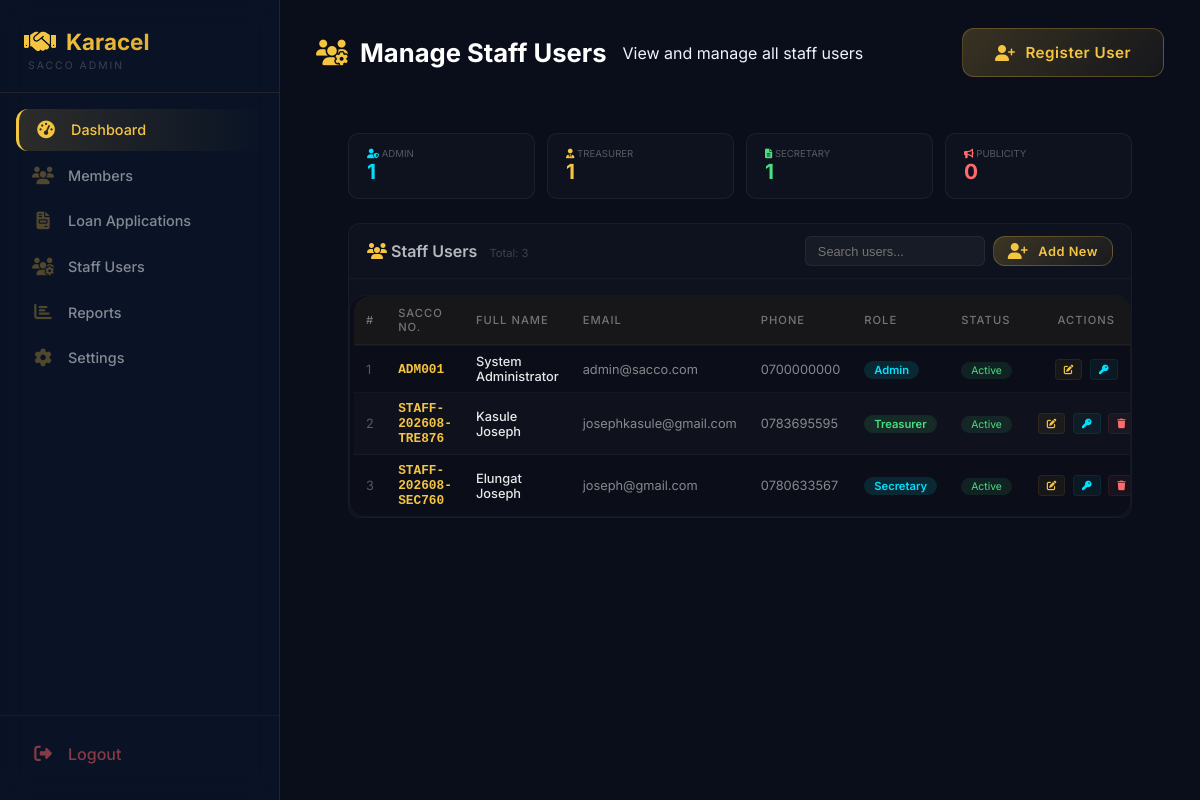
Before: /admin/users/manage (signed in) with the older database file.
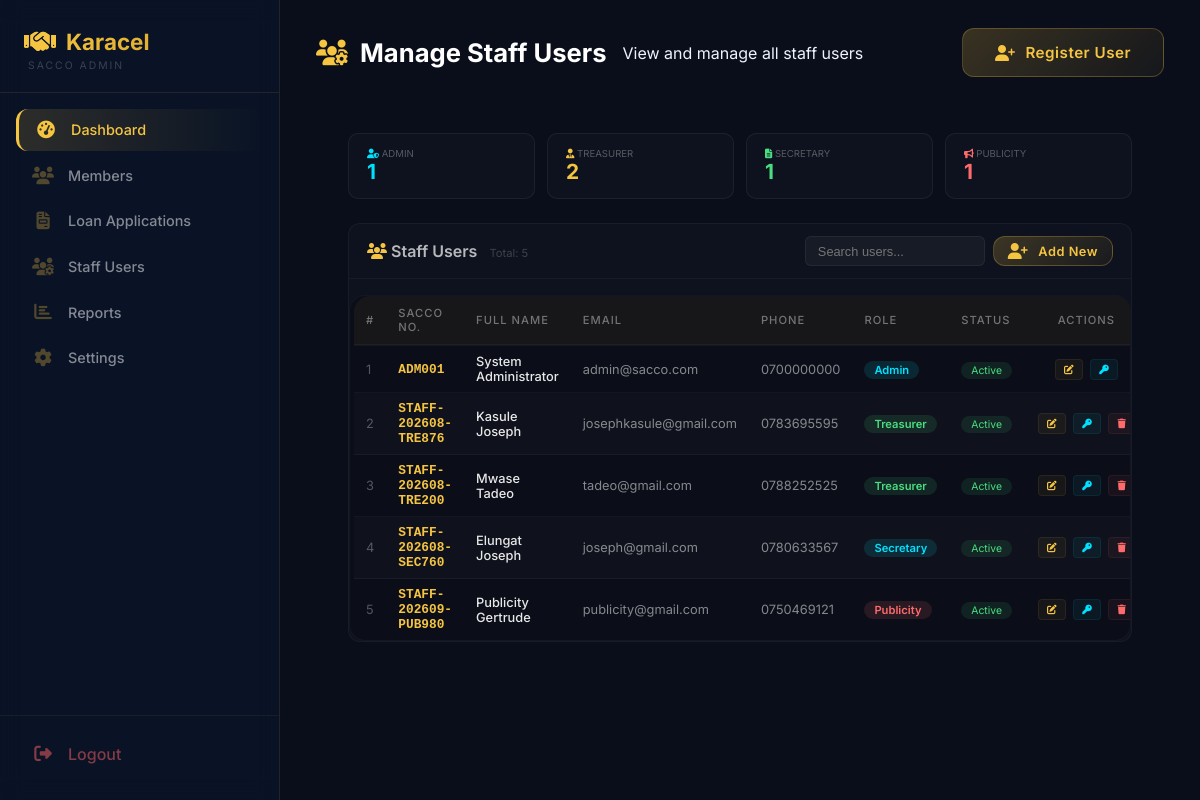
After: the same page with the newer database file.
### tables this page shows
CREATE TABLE users (
        id INTEGER PRIMARY KEY AUTOINCREMENT,
        full_name TEXT NOT NULL,
        gender TEXT,
        dob TEXT,
        sacco_number TEXT UNIQUE NOT NULL,
        email TEXT,
        phone TEXT,
        address TEXT,
        password TEXT NOT NULL,
        role TEXT DEFAULT 'member',
        status TEXT DEFAULT 'active',
        savings_balance REAL DEFAULT 0,
        next_of_kin_name TEXT,
        relationship TEXT,
        next_of_kin_phone TEXT,
        registration_date TIMESTAMP DEFAULT CURRENT_TIMESTAMP
    , kai_shares INTEGER DEFAULT 0, ks_shares INTEGER DEFAULT 0, kac_paid INTEGER DEFAULT 0, kac_paid_date TEXT, registration_fee_paid INTEGER DEFAULT 0, registration_fee_paid_date TEXT);

### app.py (the view)
@app.route("/admin/users/manage")
def admin_manage_users():
    if session.get("role") not in ["admin", "chairperson"]:
        flash('Access denied. Only Admin or Chairperson can manage users.', 'danger')
        return redirect("/login")
    db = get_db()
    db.row_factory = sqlite3.Row
    try:
        staff_users = db.execute("""
            SELECT * FROM users
            WHERE LOWER(role) IN ('admin', 'chairperson', 'treasurer', 'secretary', 'publicity')
            ORDER BY
                CASE
                    WHEN LOWER(role) = 'admin' THEN 1
                    WHEN LOWER(role) = 'chairperson' THEN 2
                    WHEN LOWER(role) = 'treasurer' THEN 3
                    WHEN LOWER(role) = 'secretary' THEN 4
                    WHEN LOWER(role) = 'publicity' THEN 5
                END,
                full_name
        """).fetchall()
        staff_counts = {
            'treasurer': db.execute("SELECT COUNT(*) FROM users WHERE LOWER(role) = 'treasurer'").fetchone()[0],
            'secretary': db.execute("SELECT COUNT(*) FROM users WHERE LOWER(role) = 'secretary'").fetchone()[0],
            'publicity': db.execute("SELECT COUNT(*) FROM users WHERE LOWER(role) = 'publicity'").fetchone()[0],
            'admin': db.execute("SELECT COUNT(*) FROM users WHERE LOWER(role) IN ('admin', 'chairperson')").fetchone()[0]
        }
        db.close()
        return render_template(
            "admin/manage-users.html",
            staff_users=staff_users,
            staff_counts=staff_counts,
            now=datetime.now()
        )
    except Exception as e:
        db.close()
        flash(f'Error loading users: {str(e)}', 'danger')
        return redirect(url_for('admin_dashboard'))

### app.py (called while the page is built)
def get_db():
    conn = sqlite3.connect("sacco.db")
    conn.row_factory = sqlite3.Row
    return conn

@app.context_processor
def inject_globals():
    from datetime import datetime
    completed_loans = 0
    try:
        if 'user_id' in session:
            role = session.get('role', '')
            if role in ['treasurer', 'admin', 'chairperson']:
                db = get_db()
                completed_loans = db.execute("SELECT COUNT(*) FROM loans WHERE status = 'completed'").fetchone()[0]
                db.close()
    except Exception as e:
        print(f"Error getting completed_loans: {e}")
    return {
        'now': datetime.now(),
        'completed_loans': completed_loans
    }

### templates/admin/manage-users.html (shortened to what the changed rows need)
{% extends "admin/admin-base.html" %}
{% block content %}
<div class="app-bar">
    <div class="app-bar-left">
        <h2><i class="fas fa-users-cog"></i> Manage Staff Users</h2>
    </div>
</div>
<div style="padding: 24px 32px 40px; max-width: 1200px; margin: 0 auto;">
    <div style="display: grid; grid-template-columns: repeat(auto-fit, minmax(160px, 1fr)); gap: 12px; margin-bottom: 24px;">
        <div style="background: rgba(255,255,255,0.02); border: 1px solid rgba(255,255,255,0.06); border-radius: 10px; padding: 14px 18px;">
            <div style="color: rgba(255,255,255,0.3); font-size: 0.6rem; text-transform: uppercase;">
                <i class="fas fa-user-tie" style="color: #f5c542;"></i> Treasurer
            </div>
            <div style="font-size: 1.3rem; font-weight: 700; color: #f5c542;">{{ staff_counts.treasurer }}</div>
        </div>
        <div style="background: rgba(255,255,255,0.02); border: 1px solid rgba(255,255,255,0.06); border-radius: 10px; padding: 14px 18px;">
            <div style="color: rgba(255,255,255,0.3); font-size: 0.6rem; text-transform: uppercase;">
                <i class="fas fa-bullhorn" style="color: #ff6b6b;"></i> Publicity
            </div>
            <div style="font-size: 1.3rem; font-weight: 700; color: #ff6b6b;">{{ staff_counts.publicity }}</div>
        </div>
    </div>
    <div style="background: rgba(255,255,255,0.02); border: 1px solid rgba(255,255,255,0.04); border-radius: 12px; overflow: hidden;">
        <div style="padding: 12px 18px; border-bottom: 1px solid rgba(255,255,255,0.04); display: flex; justify-content: space-between; align-items: center; flex-wrap: wrap; gap: 8px;">
            <div>
                <span style="font-weight: 600; color: rgba(255,255,255,0.7);">
                    <i class="fas fa-users" style="color: #f5c542;"></i> Staff Users
                </span>
                <span style="font-size: 0.7rem; color: rgba(255,255,255,0.2); margin-left: 8px;">
                    Total: {{ staff_users|length }}
                </span>
            </div>
        </div>
        <div class="table-wrapper" style="overflow-x: auto; padding: 0 4px;">
            <table class="styled-table" id="staffUsersTable" style="width:100%; border-collapse: collapse; font-size: 0.85rem;">
                <thead>
                    <tr style="border-bottom: 2px solid rgba(255,255,255,0.04);">
                        <th style="padding: 10px 12px; text-align: left; color: rgba(255,255,255,0.4); font-weight: 500;">#</th>
                        <th style="padding: 10px 12px; text-align: left; color: rgba(255,255,255,0.4); font-weight: 500;">SACCO No.</th>
                        <th style="padding: 10px 12px; text-align: left; color: rgba(255,255,255,0.4); font-weight: 500;">Full Name</th>
                        <th style="padding: 10px 12px; text-align: left; color: rgba(255,255,255,0.4); font-weight: 500;">Email</th>
                        <th style="padding: 10px 12px; text-align: left; color: rgba(255,255,255,0.4); font-weight: 500;">Phone</th>
                        <th style="padding: 10px 12px; text-align: left; color: rgba(255,255,255,0.4); font-weight: 500;">Role</th>
                        <th style="padding: 10px 12px; text-align: left; color: rgba(255,255,255,0.4); font-weight: 500;">Status</th>
                        <th style="padding: 10px 12px; text-align: center; color: rgba(255,255,255,0.4); font-weight: 500;">Actions</th>
                    </tr>
                </thead>
                <tbody>
                    {% if staff_users %}
                        {% for user in staff_users %}
                        <tr>
                            <td style="padding: 8px 12px; color: rgba(255,255,255,0.3);">{{ loop.index }}</td>
                            <td style="padding: 8px 12px; color: #f5c542; font-family: monospace; font-weight: 600;">{{ user.sacco_number }}</td>
                            <td style="padding: 8px 12px; font-weight: 500; color: rgba(255,255,255,0.9);">{{ user.full_name }}</td>
                            <td style="padding: 8px 12px; color: rgba(255,255,255,0.5);">{{ user.email or '-' }}</td>
                            <td style="padding: 8px 12px; color: rgba(255,255,255,0.5);">{{ user.phone or '-' }}</td>
                            <td style="padding: 8px 12px;">
                                <span style="background:
                                    {% if user.role == 'admin' %}rgba(0,224,255,0.12); color: #00e0ff;
                                    {% elif user.role == 'chairperson' %}rgba(245,197,66,0.12); color: #f5c542;
                                    {% elif user.role == 'treasurer' %}rgba(74,222,128,0.12); color: #4ade80;
                                    {% elif user.role == 'secretary' %}rgba(0,224,255,0.12); color: #00e0ff;
                                    {% elif user.role == 'publicity' %}rgba(255,107,107,0.12); color: #ff6b6b;
                                    {% else %}rgba(255,255,255,0.05); color: rgba(255,255,255,0.5);{% endif %}
                                    padding: 2px 10px; border-radius: 10px; font-size: 0.7rem; font-weight: 600; text-transform: capitalize;">
                                    {{ user.role }}
                                </span>
                            </td>
                            <td style="padding: 8px 12px;">
                                {% if user.status == 'active' %}
                                    <span style="background: rgba(74,222,128,0.1); color: #4ade80; padding: 2px 10px; border-radius: 12px; font-size: 0.65rem;">Active</span>
                                {% elif user.status == 'inactive' %}
                                    <span style="background: rgba(255,107,107,0.1); color: #ff6b6b; padding: 2px 10px; border-radius: 12px; font-size: 0.65rem;">Inactive</span>
                                {% else %}
                                    <span style="background: rgba(245,197,66,0.1); color: #f5c542; padding: 2px 10px; border-radius: 12px; font-size: 0.65rem;">{{ user.status|title }}</span>
                                {% endif %}
                            </td>
                            <td style="padding: 8px 12px; text-align: center; white-space: nowrap;">
                                <button onclick="editUser('{{ user.id }}')" title="Edit User"
                                        style="background: rgba(245,197,66,0.05); border: 1px solid rgba(245,197,66,0.08); color: #f5c542; padding: 4px 8px; border-radius: 4px; cursor: pointer; font-size: 0.6rem; margin: 0 2px;">
                                    <i class="fas fa-edit"></i>
                                </button>
                                <button onclick="resetPassword('{{ user.id }}')" title="Reset Password"
                                        style="background: rgba(0,224,255,0.05); border: 1px solid rgba(0,224,255,0.08); color: #00e0ff; padding: 4px 8px; border-radius: 4px; cursor: pointer; font-size: 0.6rem; margin: 0 2px;">
                                    <i class="fas fa-key"></i>
                                </button>
                                {% if user.id != session.user_id %}
                                <button onclick="deleteUser('{{ user.id }}', '{{ user.full_name }}')" title="Delete User"
                                        style="background: rgba(255,107,107,0.05); border: 1px solid rgba(255,107,107,0.08); color: #ff6b6b; padding: 4px 8px; border-radius: 4px; cursor: pointer; font-size: 0.6rem; margin: 0 2px;">
                                    <i class="fas fa-trash"></i>
                                </button>
                                {% endif %}
                            </td>
                        </tr>
                        {% endfor %}
                    {% endif %}
                </tbody>
            </table>
        </div>
    </div>
</div>
{% endblock %}

Changed rows visible on the page:
added users: sacco_number "STAFF-202608-TRE200", full_name "Mwase Tadeo", email "tadeo@gmail.com", phone "0788252525", role "Treasurer", status "Active"
added users: sacco_number "STAFF-202609-PUB980", full_name "Publicity Gertrude", email "publicity@gmail.com", phone "0750469121", role "Publicity", status "Active"
Other visible differences:
{{ staff_counts.treasurer }}: "1" → "2"
{{ staff_counts.publicity }}: "0" → "1"
{{ staff_users|length }}: "3" → "5"
